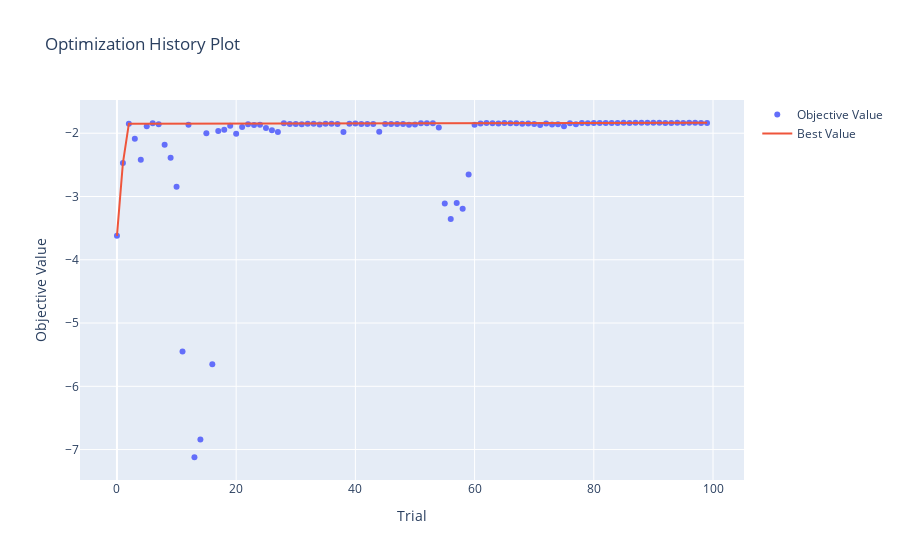

Here is the notebook cell this chart was saved with:
### Code cell
plot_optimization_history(study_lgbm)
